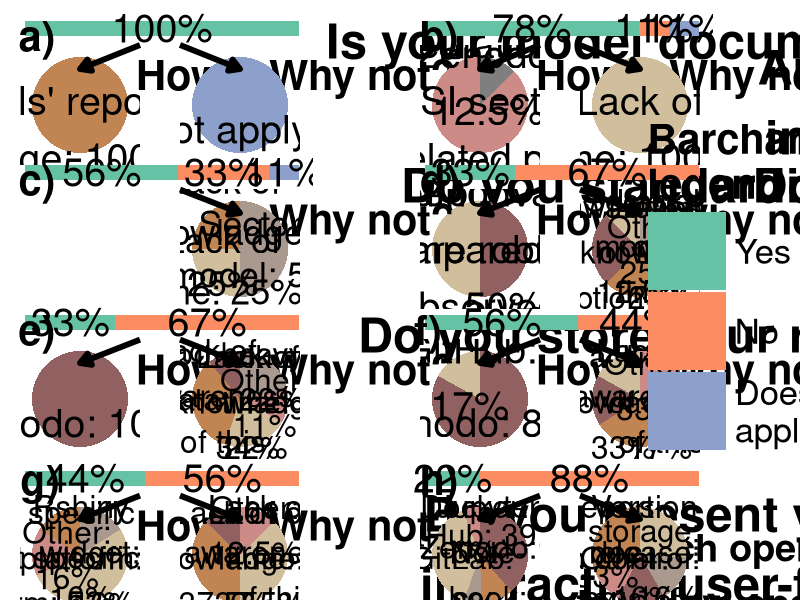

This figure's R source:
library(ggplot2)
library(dplyr)
library(ggrepel)

colors.labels <- c("Yes:" = "#66c2a5",
                   "No:" = "#fc8d62",
                   "Does not apply:" = "#8da0cb",
                   "Yes" = "#66c2a5",
                   "No" = "#fc8d62",
                   "Does not\napply" = "#8da0cb",
                   "Models' repository\npage:" = "#c08552",
                   "Documentation in the\nMeth/SI section of\nthe related paper:\n" = "#cc8b86",
                   "Zenodo:" = "#916162",
                   "GitHub:" = "#d1be9c",
                   "GitHub:\n" = "#d1be9c",
                   "GitLab:   \n" = "#aa998f",
                   "Docker:\n" = "#cc8b86",
                   "Jupyter\nNote-\nbook:\n" = "#c08552",
                   "Lack of\ntime:" = "#d1be9c",
                   "Lack of\ntime:\n" = "#d1be9c",
                   "Lack\nof time:\n" = "#d1be9c",
                   "Lack\nof \ntime:\n" = "#d1be9c",
                   "Lack of knowladge:\n" = "#c08552",
                   "Lack of\nknowladge:\n" = "#c08552",
                   "Lack of\n knowladge:\n" = "#c08552",
                   "     Lack of\n     knowladge:\n     " = "#c08552",
                   "Sectoral\nmodel:" = "#aa998f",
                   "Sectoral\nmodel:\n" = "#aa998f",
                   "Sectoral model:\n" = "#aa998f",
                   "Sectoral model:\n  " = "#aa998f",
                   "Too heavy data:\n" = "#aa998f",
                   "Too heavy\ndata:" = "#aa998f",
                   "Too heavy\n    data:" = "#aa998f",
                   "Output values\nare robust:\n" = "#916162",
                   "First model\nperiod\ncompared\nto observed\ndata:" = "#d1be9c",
                   "Lack of\nawareness\nof this option:\n" = "#916162",
                   "Lack of\nawareness\nof this\noption:" = "#916162",
                   "Lack of\nawareness\nof this\n   option:\n     " = "#916162",
                   "Lack of\nawareness\n   of this\n     option:\n         " = "#916162",
                   "Lack of\nawareness\n   of this\n    option:\n     " = "#916162",
                   "Lack of\n   awareness\n    of this\n         option:\n            " = "#916162",
                   "Model specific\nplatform:" = "#c08552",
                   "Model\nspecific\nplatform:\n    " = "#c08552",
                   "Project specific\nplatform:" = "#d1be9c",
                   "Rshiny\n  widget:\n" = "#aa998f",
                   "Data storage:\n" = "#c08552",
                   "Version\nrelease:\n" = "#aa998f",
                   "Report\n& doc.\nsharing:" = "#916162",
                   "Doc.\n&report\nsharing:" = "#916162",
                   "Version control:\n" = "#d1be9c",
                   "Other:\n" = "#cc8b86"
)


#' do_piechart
#'
#' @param dataset dataset with 2 columns: responses and percentages.
#' @param vjust_value vertical adjustment of the figure text.
#' @param font_size size of the figure text.
#' @returns ggplot piechart representing the percentage responses.
do_piechart <- function(dataset, vjust_value = 0.5, font_size = 10) {
  pl <- ggplot(dataset, aes(x = "", y = percentage, fill = response)) +
    geom_bar(stat = "identity", width = 1) +
    coord_polar(theta = "y") +
    geom_text(aes(label = dplyr::if_else(substr(response, nchar(response), nchar(response)) != "\n",
                                         paste0(response, " ", percentage, "%"),
                                         paste0(response, percentage, "%"))),
              position = position_stack(vjust = vjust_value), size = font_size, color = "black") +
    scale_fill_manual(values = colors.labels) +
    theme_void() +
    theme(legend.position = "none")

  return(pl)
}

#' do_piechart2
#'
#' @param dataset dataset with 2 columns: responses and percentages.
#' @param font_size size of the figure text.
#' @param offset_mm separation from the pie chart center.
#' @param direction direction of the seperation from the pie chart center.
#' @returns ggplot piechart representing the percentage responses.
do_piechart2 <- function(dataset, font_size = 10, offset_mm = 2, direction = "x") {
  # calculate cumulative midpoint of each sector for label positioning as a percentage from the North
  dataset <- dataset %>%
    dplyr::mutate(cumulative_percentage = (cumulative_percentage + cumsum(percentage) - (percentage / 2) + 38) %% 100)

  pl <- ggplot(dataset, aes(x = "", y = percentage, fill = response)) +
    geom_bar(stat = "identity", width = 1) +
    coord_polar(theta = "y") +
    geom_text_repel(aes(label = dplyr::if_else(response == "", "",
                                               dplyr::if_else(substr(response, nchar(response), nchar(response)) != "\n",
                                               paste0(response, " ", percentage, "%"),
                                               paste0(response, percentage, "%"))),
                        y = cumulative_percentage),
                    size = font_size,
                    color = "black",
                    # convert mm to inches for ggplot adjustment
                    nudge_x = offset_mm / 25.4,
                    nudge_y = offset_mm / 25.4,
                    segment.size = 0,
                    direction = direction,
                    box.padding = 0,
                    point.padding = 0) +
    scale_fill_manual(values = colors.labels) +
    theme_void() +
    theme(legend.position = "none")

  return(pl)
}


#' do_barchart
#'
#' @param dataset dataset with 2 columns: responses and percentages.
#' @returns ggplot batchart representing the percentage responses.
do_barchart <- function(dataset) {
  pl <-
    ggplot(dataset, aes(x = 1, y = percentage, fill = response)) +
    geom_bar(stat = "identity", width = 0.4) +  # Bar plot
    geom_text(aes(label = paste0(percentage, "%")),
              position = position_stack(vjust = 0.5),
              color = "black", size = 10) +
    coord_flip() +
    scale_fill_manual(values = colors.labels) +
    theme_minimal() +
    theme(
      axis.title = element_blank(),
      axis.text = element_blank(),
      axis.ticks = element_blank(),
      panel.grid = element_blank(),
      legend.position = "none"
    ) +
    xlim(0.5, 1.5)

  return(pl)
}



##### - 1. Model documentation
# a) Bar
data_documentation_a <- data.frame(
  response = c("Yes:"),
  percentage = c(100)
)
pl_documentation_a <- do_barchart(data_documentation_a)

# b) How?
data_documentation_b <- data.frame(
  response = c("Models' repository\npage:"),
  percentage = c(100)
)
pl_documentation_b <- do_piechart(data_documentation_b)

# c) Why?
data_documentation_c <- data.frame(
  response = c("Does not apply:"),
  percentage = c(100)
)
pl_documentation_c <- do_piechart(data_documentation_c)



##### - 2. Model harmonization and interconnections
# a) Bar
data_harmonization_a <- data.frame(
  response = c("Yes:", "No:", "Does not apply:"),
  percentage = c(78,11,11)
)
pl_harmonization_a <- do_barchart(data_harmonization_a)

# b) How?
data_harmonization_b <- data.frame(
  response = c("Documentation in the\nMeth/SI section of\nthe related paper:\n", "Zenodo:\n"),
  percentage = c(87.5, 12.5)
)
pl_harmonization_b <- do_piechart(data_harmonization_b, vjust_value = 0.43)

# c) Why?
data_harmonization_c <- data.frame(
  response = c("Lack of\ntime:"),
  percentage = c(100)
)
pl_harmonization_c <- do_piechart(data_harmonization_c)



##### - 3. Output standardization
# a) Bar
data_standardization_a <- data.frame(
  response = c("Yes:", "No:", "Does not apply:"),
  percentage = c(56,33,11)
)
pl_standardization_a <- do_barchart(data_standardization_a)

# c) Why?
data_standardization_c <- data.frame(
  response = c("Lack of\ntime:", "Lack of\nknowladge:\n", "Sectoral\nmodel:"),
  percentage = c(25,25,50)
)
pl_standardization_c <- do_piechart(data_standardization_c, font_size = 9)




##### - 4. Output vetting
# a) Bar
data_vetting_a <- data.frame(
  response = c("Yes:", "No:"),
  percentage = c(33,67)
)
pl_vetting_a <- do_barchart(data_vetting_a)

# b) How?
data_vetting_b <- data.frame(
  response = c("Output values\nare robust:\n", "First model\nperiod\ncompared\nto observed\ndata:"),
  percentage = c(50,50)
)
pl_vetting_b <- do_piechart(data_vetting_b)

# c) Why?
data_vetting_c <- data.frame(
  response = c("Lack\nof \ntime:\n", "Lack of\nknowladge:\n", "Lack of\nawareness\nof this\noption:",
               "Sectoral\nmodel:\n", "Other:\n"),
  percentage = c(12.5,25,25,12.5,25),
  cumulative_percentage = c(5,-7.5,9,-6,0)
)
pl_vetting_c <- do_piechart2(data_vetting_c, font_size = 8, offset_mm = 0.5)





##### - 5. Output storage (raw)
# a) Bar
data_rawStorage_a <- data.frame(
  response = c("Yes:", "No:"),
  percentage = c(33,67)
)
pl_rawStorage_a <- do_barchart(data_rawStorage_a)

# b) How?
data_rawStorage_b <- data.frame(
  response = c("Zenodo:"),
  percentage = c(100)
)
pl_rawStorage_b <- do_piechart(data_rawStorage_b)

# c) Why?
data_rawStorage_c <- data.frame(
  response = c("Lack of\ntime:\n", "Lack of\n knowladge:\n", "Lack of\n   awareness\n    of this\n         option:\n            ",
               "Too heavy\ndata:", "Other:\n"),
  percentage = c(22,34,11,22,11),
  cumulative_percentage = c(0,-14,0,-10,-5)
  # cumulative_percentage = c(-4,-3,-10,-4,-7)
)
pl_rawStorage_c <- do_piechart2(data_rawStorage_c, font_size = 8, offset_mm = 0.05, direction = "x")





##### - 6. Output storage (study)
# a) Bar
data_studyStorage_a <- data.frame(
  response = c("Yes:", "No:"),
  percentage = c(56,44)
)
pl_studyStorage_a <- do_barchart(data_studyStorage_a)

# b) How?
data_studyStorage_b <- data.frame(
  response = c("Zenodo:", "GitHub:\n"),
  percentage = c(83,17)
)
pl_studyStorage_b <- do_piechart(data_studyStorage_b, vjust_value = 0.58)

# c) Why?
data_studyStorage_c <- data.frame(
  response = c("Lack\nof time:\n", "Lack of\nknowladge:\n", "Lack of\nawareness\n   of this\n     option:\n         ", "Other:\n"),
  percentage = c(17,33,17,33),
  cumulative_percentage = c(0,-11,2,-5)
)
pl_studyStorage_c <- do_piechart2(data_studyStorage_c, font_size = 8,  offset_mm = 0.5)





##### - 7. Output visualization
# a) Bar
data_visualization_a <- data.frame(
  response = c("Yes:", "No:"),
  percentage = c(44,56)
)
pl_visualization_a <- do_barchart(data_visualization_a)

# b) How?
data_visualization_b <- data.frame(
  response = c("Model\nspecific\nplatform:\n    ",
               "Project specific\nplatform:",
               "Rshiny\n  widget:\n",
               "Other:\n"),
  percentage = c(16,52,16,16),
  cumulative_percentage = c(52,69,-10,45)
)
pl_visualization_b <- do_piechart2(data_visualization_b, font_size = 8,  offset_mm = 0.5)

# c) Why?
data_visualization_c <- data.frame(
  response = c("Lack of\ntime:\n", "Lack of\nknowladge:\n", "Lack of\nawareness\n   of this\n    option:\n     ", "Other:\n"),
  percentage = c(37.5,37.5,12.5,12.5),
  cumulative_percentage = c(-25,-34,-20,-30)
)
pl_visualization_c <- do_piechart2(data_visualization_c, font_size = 8,  offset_mm = 0.5)





##### - 8. Tools
# a) Bar
data_tools_a <- data.frame(
  response = c("Yes:", "No:"),
  percentage = c(22,88)
)
pl_tools_a <- do_barchart(data_tools_a)

# b) How?
data_tools_b <- data.frame(
  response = c("Zenodo:",
               "GitHub:",
               "GitLab:   \n",
               "Docker:\n",
               "Jupyter\nNote-\nbook:\n"),
  percentage = c(39.5,39.5,6,6,11),
  cumulative_percentage = c(-35,-20,31,-27,14)
)
pl_tools_b <- do_piechart2(data_tools_b, font_size = 8,  offset_mm = 1, direction = "both")

# c) Why?
data_tools_c <- data.frame(
  response = c("Data storage:\n", "Version\nrelease:\n", "Report\n& doc.\nsharing:", "Version control:\n", "Other:\n"),
  percentage = c(33,16,16,26,10),
  cumulative_percentage = c(28,32,4,25,47)
)
font_size = 8; offset_mm = 0.05; direction = "y"
pl_tools_c <-
  ggplot(data_tools_c, aes(x = "", y = percentage, fill = response)) +
  geom_bar(stat = "identity", width = 1) +
  coord_polar(theta = "y") +
  geom_text_repel(data = data_tools_c %>%
                    dplyr::filter(response != "Report\n& doc.\nsharing:") %>%
                    dplyr::mutate(cumulative_percentage = (cumulative_percentage + cumsum(percentage) - (percentage / 2) + 38) %% 100),
                  aes(label = dplyr::if_else(response == "", "",
                                             dplyr::if_else(substr(response, nchar(response), nchar(response)) != "\n",
                                                            paste0(response, " ", percentage, "%"),
                                                            paste0(response, percentage, "%"))),
                      y = cumulative_percentage),
                  size = font_size,
                  color = "black",
                  nudge_x = offset_mm / 25.4,
                  nudge_y = offset_mm / 25.4,
                  segment.size = 0,
                  direction = direction,
                  box.padding = 0,
                  point.padding = 0) +
  geom_text_repel(data = data_tools_c %>%
                    dplyr::filter(response == "Report\n& doc.\nsharing:") %>%
                    dplyr::mutate(cumulative_percentage = (cumulative_percentage + cumsum(percentage) - (percentage / 2) + 38) %% 100),
                  aes(label = dplyr::if_else(response == "", "",
                                             dplyr::if_else(substr(response, nchar(response), nchar(response)) != "\n",
                                                            paste0(response, " ", percentage, "%"),
                                                            paste0(response, percentage, "%"))),
                      y = cumulative_percentage),
                  size = font_size,
                  color = "black",
                  nudge_x = offset_mm / 25.4,
                  nudge_y = offset_mm / 25.4,
                  segment.size = 0,
                  direction = "both",
                  box.padding = 0,
                  point.padding = 0) +
  scale_fill_manual(values = colors.labels) +
  theme_void() +
  theme(legend.position = "none")



##### - Final figure
blank_p <- patchwork::plot_spacer() + theme_void()
data_harmonization_a <- data.frame(
  response = c("Yes", "No", "Does not\napply"),
  percentage = c(33,33,33)
)
data_harmonization_a$response <- factor(data_harmonization_a$response, levels = c('Yes','No','Does not\napply'))
legend <- ggpubr::get_legend(ggplot(data_harmonization_a, aes(x = 1, y = percentage, fill = response)) +
                               geom_bar(stat = "identity", width = 0.4) +
                               geom_text(aes(label = paste0(percentage, "%")),
                                         position = position_stack(vjust = 0.5),
                                         color = "black", size = 10) +
                               coord_flip() +
                               scale_fill_manual(values = colors.labels, name = 'Barchart\nlegend') +
                               theme_minimal() +
                               theme(
                                 axis.title = element_blank(),
                                 axis.text = element_blank(),
                                 axis.ticks = element_blank(),
                                 panel.grid = element_blank(),
                                 legend.direction = "vertical",
                                 legend.text = element_text(size = 25),
                                 legend.title = element_text(size = 30, face = "bold")
                               ) +
                               xlim(0.5, 1.5) +
                               guides(fill = guide_legend(keywidth = 4, keyheight = 4)))


pl <- cowplot::ggdraw() +
  ## 1. Model documentation
  cowplot::draw_plot_label(label = c("Is your model documented?"), size = 35, x = 0, y = 0.99) +
  cowplot::draw_plot_label(label = c("How?"), size = 30, x = 0.1, y = 0.925) +
  cowplot::draw_plot_label(label = c("Why not?"), size = 30, x = 0.22, y = 0.925) +
  cowplot::draw_plot(pl_documentation_a, x = 0, y = 0.9, width = 0.4, height = 0.1) +
  cowplot::draw_plot(pl_documentation_b, x = 0, y = 0.725, width = 0.2, height = 0.2) +
  cowplot::draw_plot(pl_documentation_c, x = 0.2, y = 0.725, width = 0.2, height = 0.2) +
  cowplot::draw_line(x = c(0.175, 0.1), y = c(0.925, 0.885),
                     arrow = grid::arrow(length = grid::unit(0.02, "npc"), type = "closed"),
                     color = "black", size = 2) +
  cowplot::draw_line(x = c(0.225, 0.3), y = c(0.925, 0.885),
                     arrow = grid::arrow(length = grid::unit(0.02, "npc"), type = "closed"),
                     color = "black", size = 2) +
  ## 2. Model harmonization & interconnections
  cowplot::draw_plot_label(label = c("Are your model harmonization &\n interconnections documented?"), size = 35, x = 0.475, y = 1.005) +
  cowplot::draw_plot_label(label = c("How?"), size = 30, x = 0.6, y = 0.925) +
  cowplot::draw_plot_label(label = c("Why not?"), size = 30, x = 0.72, y = 0.925) +
  cowplot::draw_plot(pl_harmonization_a, x = 0.5, y = 0.9, width = 0.4, height = 0.1) +
  cowplot::draw_plot(pl_harmonization_b, x = 0.5, y = 0.725, width = 0.2, height = 0.2) +
  cowplot::draw_plot(pl_harmonization_c, x = 0.7, y = 0.725, width = 0.2, height = 0.2) +
  cowplot::draw_line(x = c(0.675, 0.6), y = c(0.925, 0.885),
                     arrow = grid::arrow(length = grid::unit(0.02, "npc"), type = "closed"),
                     color = "black", size = 2) +
  cowplot::draw_line(x = c(0.725, 0.8), y = c(0.925, 0.885),
                     arrow = grid::arrow(length = grid::unit(0.02, "npc"), type = "closed"),
                     color = "black", size = 2) +
  ## 3. Output standardization
  cowplot::draw_plot_label(label = c("Do you standardize your model output?"), size = 35, x = -0.075, y = 0.75) +
  cowplot::draw_plot_label(label = c("Why not?"), size = 30, x = 0.22, y = 0.684) +
  cowplot::draw_plot(pl_standardization_a, x = 0, y = 0.66, width = 0.4, height = 0.1) +
  cowplot::draw_plot(pl_standardization_c, x = 0.2, y = 0.485, width = 0.2, height = 0.2) +
  cowplot::draw_line(x = c(0.225, 0.3), y = c(0.684, 0.645),
                     arrow = grid::arrow(length = grid::unit(0.02, "npc"), type = "closed"),
                     color = "black", size = 2) +
  ## 4. Output vetting
  cowplot::draw_plot_label(label = c("Do you vet your model output?"), size = 35, x = 0.49, y = 0.75) +
  cowplot::draw_plot_label(label = c("How?"), size = 30, x = 0.6, y = 0.684) +
  cowplot::draw_plot_label(label = c("Why not?"), size = 30, x = 0.72, y = 0.684) +
  cowplot::draw_plot(pl_vetting_a, x = 0.5, y = 0.66, width = 0.4, height = 0.1) +
  cowplot::draw_plot(pl_vetting_b, x = 0.5, y = 0.485, width = 0.2, height = 0.2) +
  cowplot::draw_plot(pl_vetting_c, x = 0.7, y = 0.485, width = 0.2, height = 0.2) +
  cowplot::draw_line(x = c(0.675, 0.6), y = c(0.684, 0.645),
                     arrow = grid::arrow(length = grid::unit(0.02, "npc"), type = "closed"),
                     color = "black", size = 2) +
  cowplot::draw_line(x = c(0.725, 0.8), y = c(0.684, 0.645),
                     arrow = grid::arrow(length = grid::unit(0.02, "npc"), type = "closed"),
                     color = "black", size = 2) +
  ## 5. Output storage (raw)
  cowplot::draw_plot_label(label = c("Do you store your raw outputs?"), size = 35, x = -0.0125, y = 0.5) +
  cowplot::draw_plot_label(label = c("How?"), size = 30, x = 0.1, y = 0.434) +
  cowplot::draw_plot_label(label = c("Why not?"), size = 30, x = 0.22, y = 0.434) +
  cowplot::draw_plot(pl_rawStorage_a, x = 0, y = 0.41, width = 0.4, height = 0.1) +
  cowplot::draw_plot(pl_rawStorage_b, x = 0, y = 0.235, width = 0.2, height = 0.2) +
  cowplot::draw_plot(pl_rawStorage_c, x = 0.2, y = 0.235, width = 0.2, height = 0.2) +
  cowplot::draw_line(x = c(0.175, 0.1), y = c(0.434, 0.395),
                     arrow = grid::arrow(length = grid::unit(0.02, "npc"), type = "closed"),
                     color = "black", size = 2) +
  cowplot::draw_line(x = c(0.225, 0.3), y = c(0.434, 0.395),
                     arrow = grid::arrow(length = grid::unit(0.02, "npc"), type = "closed"),
                     color = "black", size = 2) +
  ## 6. Output storage (study)
  cowplot::draw_plot_label(label = c("Do you store your study relevant outputs?"), size = 35, x = 0.415, y = 0.5) +
  cowplot::draw_plot_label(label = c("How?"), size = 30, x = 0.6, y = 0.434) +
  cowplot::draw_plot_label(label = c("Why not?"), size = 30, x = 0.72, y = 0.434) +
  cowplot::draw_plot(pl_studyStorage_a, x = 0.5, y = 0.41, width = 0.4, height = 0.1) +
  cowplot::draw_plot(pl_studyStorage_b, x = 0.5, y = 0.235, width = 0.2, height = 0.2) +
  cowplot::draw_plot(pl_studyStorage_c, x = 0.7, y = 0.235, width = 0.2, height = 0.2) +
  cowplot::draw_line(x = c(0.675, 0.6), y = c(0.434, 0.395),
                     arrow = grid::arrow(length = grid::unit(0.02, "npc"), type = "closed"),
                     color = "black", size = 2) +
  cowplot::draw_line(x = c(0.725, 0.8), y = c(0.434, 0.395),
                     arrow = grid::arrow(length = grid::unit(0.02, "npc"), type = "closed"),
                     color = "black", size = 2) +
  ## 7. Output visualization
  cowplot::draw_plot_label(label = c("Do you present your model outputs through\ninteractive user-friendly visualization tools?"), size = 35, x = -0.11, y = 0.26) +
  cowplot::draw_plot_label(label = c("How?"), size = 30, x = 0.1, y = 0.174) +
  cowplot::draw_plot_label(label = c("Why not?"), size = 30, x = 0.22, y = 0.174) +
  cowplot::draw_plot(pl_visualization_a, x = 0, y = 0.15, width = 0.4, height = 0.1) +
  cowplot::draw_plot(pl_visualization_b, x = 0, y = -0.025, width = 0.2, height = 0.2) +
  cowplot::draw_plot(pl_visualization_c, x = 0.2, y = -0.025, width = 0.2, height = 0.2) +
  cowplot::draw_line(x = c(0.175, 0.1), y = c(0.174, 0.135),
                     arrow = grid::arrow(length = grid::unit(0.02, "npc"), type = "closed"),
                     color = "black", size = 2) +
  cowplot::draw_line(x = c(0.225, 0.3), y = c(0.174, 0.135),
                     arrow = grid::arrow(length = grid::unit(0.02, "npc"), type = "closed"),
                     color = "black", size = 2) +
  ## 8. Tools
  cowplot::draw_plot_label(label = c("Did you create any open-source tool(s) to facilitate\n    the implementation of open science practices?"), size = 35, x = 0.35, y = 0.26) +
  cowplot::draw_plot_label(label = c("Which open-source tools do you use\nto follow open science practices?"), size = 27.5, x = 0.34, y = 0.18) +
  cowplot::draw_plot_label(label = c("Why do you use open-source tools?"), size = 27.5, x = 0.65, y = 0.174) +
  cowplot::draw_plot(pl_tools_a, x = 0.5, y = 0.15, width = 0.4, height = 0.1) +
  cowplot::draw_plot(pl_tools_b, x = 0.5, y = -0.025, width = 0.2, height = 0.2) +
  cowplot::draw_plot(pl_tools_c, x = 0.7, y = -0.025, width = 0.2, height = 0.2) +
  cowplot::draw_line(x = c(0.675, 0.6), y = c(0.174, 0.135),
                     arrow = grid::arrow(length = grid::unit(0.02, "npc"), type = "closed"),
                     color = "black", size = 2) +
  cowplot::draw_line(x = c(0.725, 0.8), y = c(0.174, 0.135),
                     arrow = grid::arrow(length = grid::unit(0.02, "npc"), type = "closed"),
                     color = "black", size = 2) +
  ## legend
  cowplot::draw_plot(cowplot::plot_grid(legend,blank_p,ncol=1), x = 0.45, y = -0.225, width = 1, height = 1) +
  ## labels
  cowplot::draw_plot_label(label = c("a)", "b)", "c)", "d)",
                                     "e)", "f)", "g)", "h)"),
                           size = 30,
                           x = c(0, 0.5,
                                 0, 0.5,
                                 0, 0.5,
                                 0, 0.5),
                           y = c(0.99, 0.99,
                                 0.75, 0.75,
                                 0.5, 0.5,
                                 0.25, 0.25))


ggsave(file='Survey_responses.pdf', plot = pl, width = 840, height = 1188, unit = 'mm') #A4 dimensions
